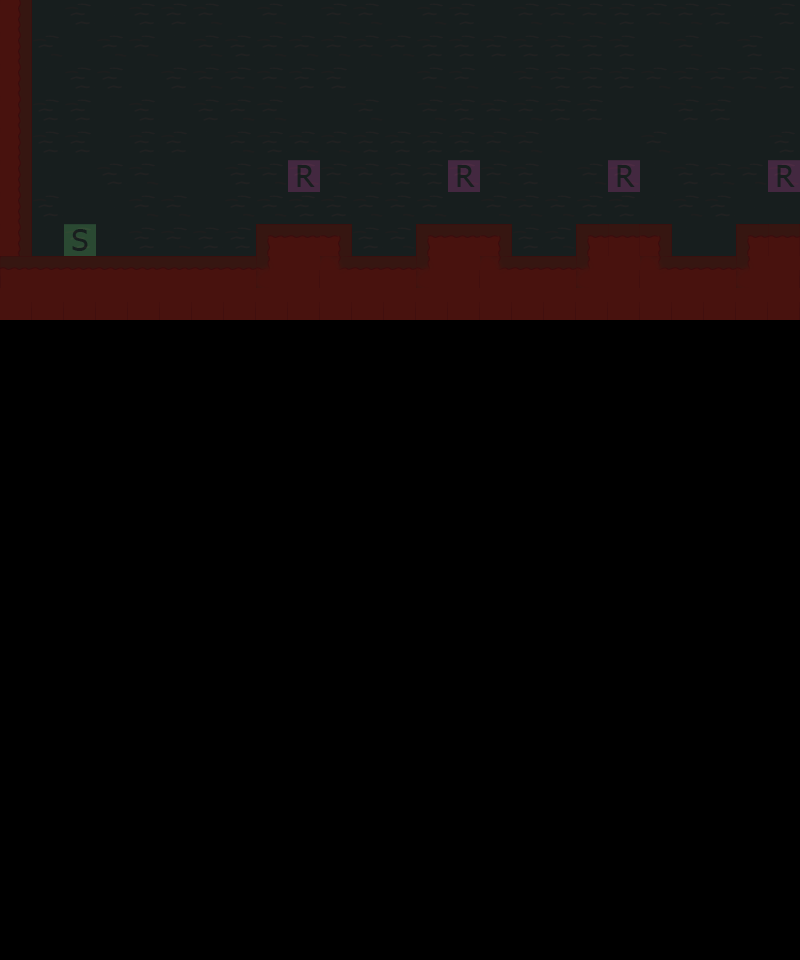

A 2D game scene composited from a Tiled map and its tileset images. What follows is a short description and the map's XML, with each tile layer's data collapsed to a summary:
An orthogonal 25x30 tile map with 32x32 px tiles, 2 tile layers (collisions, terain), 2 tilesets.

<map version="1.0" orientation="orthogonal" width="25" height="30" tilewidth="32" tileheight="32">
 <tileset firstgid="1" name="leveltileset" tilewidth="32" tileheight="32">
  <image source="tiles.png" trans="000000" width="96" height="192" />
  <tile id="1">
   <properties>
    <property name="block" value="1" />
   </properties>
  </tile>
 </tileset>
 <tileset firstgid="19" name="editor" tilewidth="32" tileheight="32">
  <image source="editor.png" trans="ffffff" width="96" height="192" />
  <tile id="0">
   <properties>
    <property name="block" value="1" />
   </properties>
  </tile>
  <tile id="3">
   <properties>
    <property name="start" value="1" />
   </properties>
  </tile>
  <tile id="4">
   <properties>
    <property name="end" value="1" />
   </properties>
  </tile>
  <tile id="5">
   <properties>
    <property name="ruban" value="1" />
   </properties>
  </tile>
 </tileset>
 <layer name="collisions" width="25" height="30" opacity="0.27">
  <properties>
   <property name="blocked" value="1" />
  </properties>
  <data>[750 cells, 250 non-empty, 4 distinct tile ids]</data>
 </layer>
 <layer name="terain" width="25" height="30" opacity="0.16">
  <data>[750 cells, 250 non-empty, 12 distinct tile ids]</data>
 </layer>
</map>
